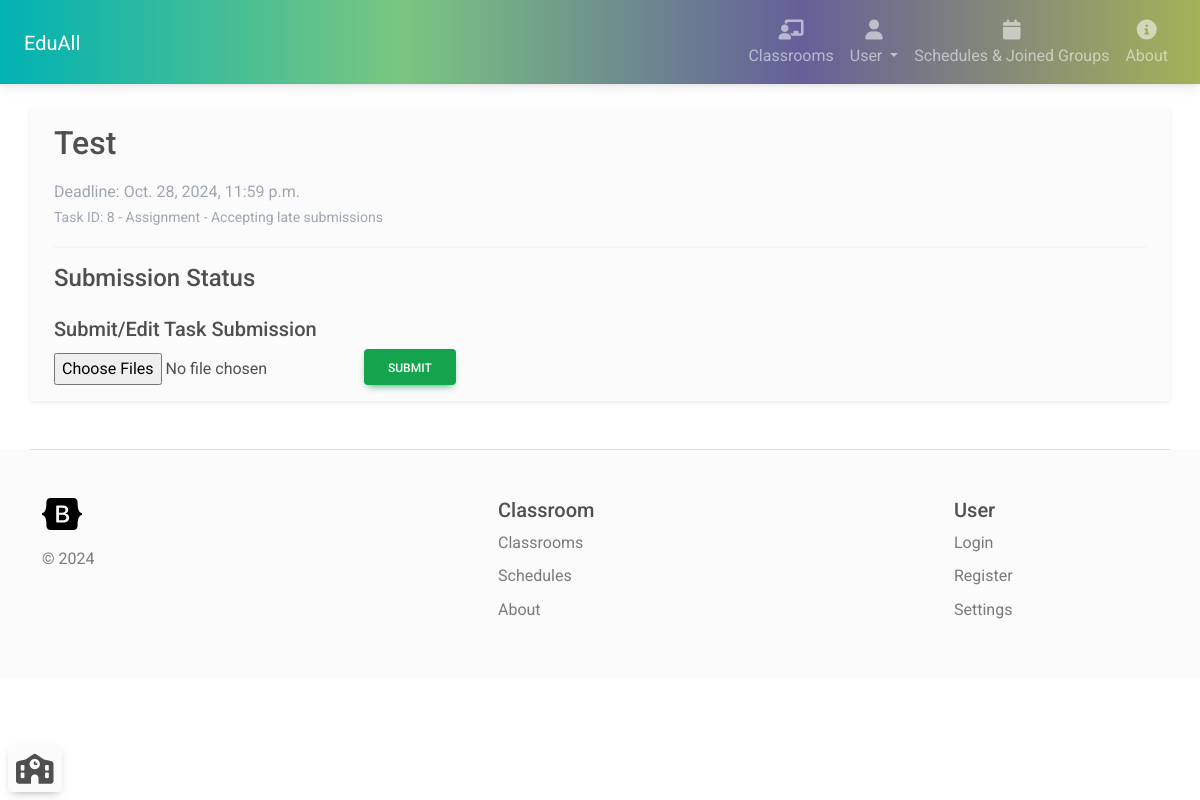
/classroom/task/8/submit (signed in), run on the app's committed database.
### classroom_manager/models.py (models this page shows, shortened)
class ClassroomTask(models.Model):
    isAssignment = models.BooleanField(default=True)
    title = models.CharField(max_length=200, null=True)
    description = models.CharField(max_length=5000, null=True)
    classroom = models.ForeignKey(Classroom, on_delete=models.CASCADE)
    deadline = models.DateTimeField(null=True)
    acceptLateSubmission = models.BooleanField(default=True)
    weight = models.FloatField(default=0.0)

### classroom_manager/views.py (the view, shortened to what this page needs)
# urls.py: path('classroom/task/<int:taskId>/submit', views.submitToTask, name="submit_task"),
@login_required(login_url='login')
def submitToTask(request: HttpRequest, taskId: int):
    if request.method == 'GET':
        task = ClassroomTask.objects.filter(id=taskId).first()
        if task == None:
            return render(request, '404page.html')
        taskFiles = TaskFile.objects.filter(task=task).all()
        userSubmission = Submission.objects.filter(student=request.user, task=task).first()
        submissionFiles = SubmissionFile.objects.filter(submission=userSubmission).all()
        context = {'task': task, 'taskFiles': taskFiles, 'userSubmission': userSubmission, 'submissionFiles': submissionFiles}
        return render(request, 'task_submit.html', context)

### classroom_manager/templates/task_submit.html (shortened to what this page needs)
{% extends 'navbar.html' %}
{% block content %}
    {% if task.title %}
        <h2>{{ task.title }}</h2>
    {% endif %}
    <div class="mt-3">
        <p class="text-secondary mb-0">Deadline: {{ task.deadline }}</p>
        <p class="text-secondary"><small>Task ID: {{ task.id }} - {{ task.isAssignment|yesno:"Assignment,Classroom Task" }} -
            {{ task.acceptLateSubmission|yesno:"Accepting late submissions,Not accepting late submission" }}</small>
        </p>
    </div>
    <hr class="hr" />
    <h4>Submission Status</h4>
    <h5 class="mt-4">Submit/Edit Task Submission</h5>
    <form action="{% url 'submit_task' task.id %}" method="POST" enctype="multipart/form-data" class="dropzone">
        <input class="fallback" type="file" name="file" id="files" multiple>
        <button type="submit" class="btn btn-success">Submit</button>
    </form>
{% endblock %}

### classroom_manager/static/css/variables.css (style rules this page uses)
:root { --primary: #155bd5; --primary-dark: #1c3ab6; --primary-light: #e2f1ff; --accent: #00d4d7; --accent-dark: #00bac1; --accent-light: #dff9f8; --success: #13d527; --success-dark: #00ae11; --success-light: #eafbe7; --secondary: #8f15d5; --secondary-dark: #6013c7; --secondary-light: #f4e5fa; --info: #15b2d5; --info-dark: #0f8ca8; --info-light: #e0f5fa; --caution: #dbbb25; --caution-dark: #d58f15; --caution-light: #fbf9e4; --error: #e6185e; --error-dark: #bf1257; --error-light: #fce4eb; --black: #1d1d1d; --dark-1: #2d2d2d; --dark-2: #4d4d4d; --dark-3: #6d6d6d; --gray-1: #8d8d8d; --gray-2: #adadad; --gray-3: #cdcdcd; --gray-4: #e0e0e0; --light-1: #efefef; --light-2: #f5f5f5; --light-3: #fafafa; --white: #ffffff; --gradient-1: linear-gradient(180deg, #155bd5 0%, #1c3ab6 100%); --gradient-2: linear-gradient(180deg, #155bd5 13.02%, #00d4d7 85.42%); --gradient-3: linear-gradient(180deg, #155bd5 0%, #8f15d5 100%); --gradient-4: linear-gradient(180deg, #155bd5 0%, #13d527 100%); --gradient-5: linear-gradient(180deg, #155bd5 0%, #15bbd5 100%); --gradient-6: linear-gradient(180deg, #155bd5 0%, #dbbb25 100%); --gradient-7: linear-gradient(180deg, #155bd5 0%, #e6185e 100%); --gradient-8: linear-gradient(180deg, #1c3ab6 0%, #00bac1 100%); --gradient-9: linear-gradient(180deg, #00d4d7 13.02%, #155bd5 85.42%); --shadow-1: 0px 0px 1px rgba(40, 41, 61, 0.08), 0px 0.5px 2px rgba(96, 97, 112, 0.16); --shadow-2: 0px 0px 1px rgba(40, 41, 61, 0.04), 0px 2px 4px rgba(96, 97, 112, 0.16); --shadow-3: 0px 0px 2px rgba(40, 41, 61, 0.04), 0px 4px 8px rgba(96, 97, 112, 0.16); --shadow-4: 0px 2px 4px rgba(40, 41, 61, 0.04), 0px 8px 16px rgba(96, 97, 112, 0.16); --shadow-5: 0px 2px 8px rgba(40, 41, 61, 0.04), 0px 16px 24px rgba(96, 97, 112, 0.16); --shadow-6: 0px 2px 8px rgba(40, 41, 61, 0.08), 0px 20px 32px rgba(96, 97, 112, 0.24); }

### data on the page
ClassroomTask: title "Test", deadline "Oct. 28, 2024, 11:59 p.m.", id "8", isAssignment "Assignment", acceptLateSubmission "Accepting late submissions"
